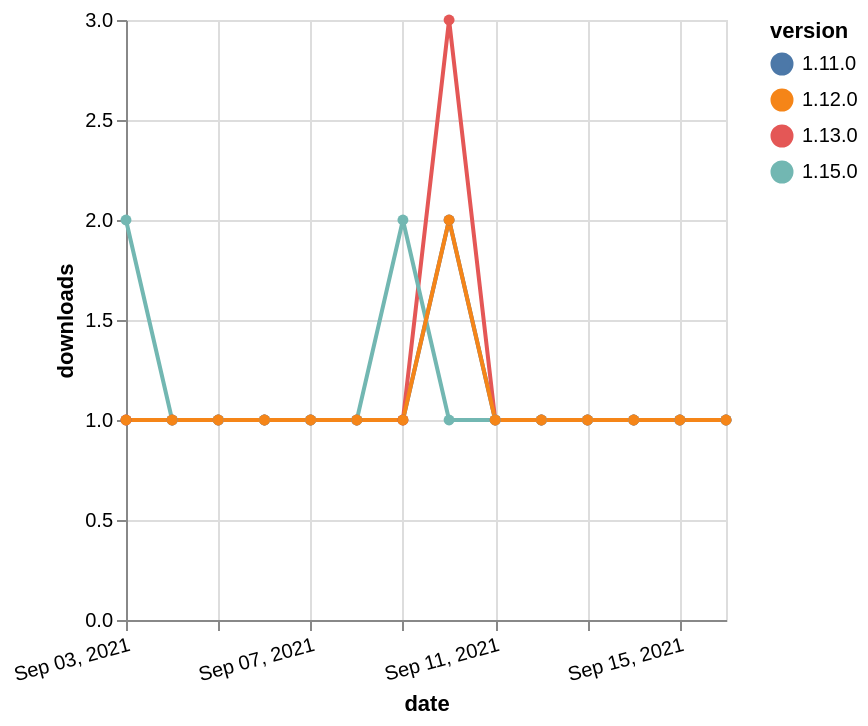

This figure's Vega-Lite source:
### Vega-Lite specification from a JSON file in a GitHub repository (floating-point values rounded to 4 significant figures)
{"$schema": "https://vega.github.io/schema/vega-lite/v5.json", "description": "A simple bar chart with embedded data.", "data": {"values": [{"date": "2021-09-03", "total": 214, "delta": 1, "version": "1.11.0"}, {"date": "2021-09-04", "total": 215, "delta": 1, "version": "1.11.0"}, {"date": "2021-09-05", "total": 216, "delta": 1, "version": "1.11.0"}, {"date": "2021-09-06", "total": 217, "delta": 1, "version": "1.11.0"}, {"date": "2021-09-07", "total": 218, "delta": 1, "version": "1.11.0"}, {"date": "2021-09-08", "total": 219, "delta": 1, "version": "1.11.0"}, {"date": "2021-09-09", "total": 220, "delta": 1, "version": "1.11.0"}, {"date": "2021-09-10", "total": 222, "delta": 2, "version": "1.11.0"}, {"date": "2021-09-11", "total": 223, "delta": 1, "version": "1.11.0"}, {"date": "2021-09-12", "total": 224, "delta": 1, "version": "1.11.0"}, {"date": "2021-09-13", "total": 225, "delta": 1, "version": "1.11.0"}, {"date": "2021-09-14", "total": 226, "delta": 1, "version": "1.11.0"}, {"date": "2021-09-15", "total": 227, "delta": 1, "version": "1.11.0"}, {"date": "2021-09-16", "total": 228, "delta": 1, "version": "1.11.0"}, {"date": "2021-09-03", "total": 287, "delta": 1, "version": "1.13.0"}, {"date": "2021-09-04", "total": 288, "delta": 1, "version": "1.13.0"}, {"date": "2021-09-05", "total": 289, "delta": 1, "version": "1.13.0"}, {"date": "2021-09-06", "total": 290, "delta": 1, "version": "1.13.0"}, {"date": "2021-09-07", "total": 291, "delta": 1, "version": "1.13.0"}, {"date": "2021-09-08", "total": 292, "delta": 1, "version": "1.13.0"}, {"date": "2021-09-09", "total": 293, "delta": 1, "version": "1.13.0"}, {"date": "2021-09-10", "total": 296, "delta": 3, "version": "1.13.0"}, {"date": "2021-09-11", "total": 297, "delta": 1, "version": "1.13.0"}, {"date": "2021-09-12", "total": 298, "delta": 1, "version": "1.13.0"}, {"date": "2021-09-13", "total": 299, "delta": 1, "version": "1.13.0"}, {"date": "2021-09-14", "total": 300, "delta": 1, "version": "1.13.0"}, {"date": "2021-09-15", "total": 301, "delta": 1, "version": "1.13.0"}, {"date": "2021-09-16", "total": 302, "delta": 1, "version": "1.13.0"}, {"date": "2021-09-03", "total": 113, "delta": 2, "version": "1.15.0"}, {"date": "2021-09-04", "total": 114, "delta": 1, "version": "1.15.0"}, {"date": "2021-09-05", "total": 115, "delta": 1, "version": "1.15.0"}, {"date": "2021-09-06", "total": 116, "delta": 1, "version": "1.15.0"}, {"date": "2021-09-07", "total": 117, "delta": 1, "version": "1.15.0"}, {"date": "2021-09-08", "total": 118, "delta": 1, "version": "1.15.0"}, {"date": "2021-09-09", "total": 120, "delta": 2, "version": "1.15.0"}, {"date": "2021-09-10", "total": 121, "delta": 1, "version": "1.15.0"}, {"date": "2021-09-11", "total": 122, "delta": 1, "version": "1.15.0"}, {"date": "2021-09-12", "total": 123, "delta": 1, "version": "1.15.0"}, {"date": "2021-09-13", "total": 124, "delta": 1, "version": "1.15.0"}, {"date": "2021-09-14", "total": 125, "delta": 1, "version": "1.15.0"}, {"date": "2021-09-15", "total": 126, "delta": 1, "version": "1.15.0"}, {"date": "2021-09-16", "total": 127, "delta": 1, "version": "1.15.0"}, {"date": "2021-09-03", "total": 177, "delta": 1, "version": "1.12.0"}, {"date": "2021-09-04", "total": 178, "delta": 1, "version": "1.12.0"}, {"date": "2021-09-05", "total": 179, "delta": 1, "version": "1.12.0"}, {"date": "2021-09-06", "total": 180, "delta": 1, "version": "1.12.0"}, {"date": "2021-09-07", "total": 181, "delta": 1, "version": "1.12.0"}, {"date": "2021-09-08", "total": 182, "delta": 1, "version": "1.12.0"}, {"date": "2021-09-09", "total": 183, "delta": 1, "version": "1.12.0"}, {"date": "2021-09-10", "total": 185, "delta": 2, "version": "1.12.0"}, {"date": "2021-09-11", "total": 186, "delta": 1, "version": "1.12.0"}, {"date": "2021-09-12", "total": 187, "delta": 1, "version": "1.12.0"}, {"date": "2021-09-13", "total": 188, "delta": 1, "version": "1.12.0"}, {"date": "2021-09-14", "total": 189, "delta": 1, "version": "1.12.0"}, {"date": "2021-09-15", "total": 190, "delta": 1, "version": "1.12.0"}, {"date": "2021-09-16", "total": 191, "delta": 1, "version": "1.12.0"}]}, "width": "container", "mark": {"type": "line", "point": {"filled": true}}, "encoding": {"x": {"field": "date", "type": "temporal", "timeUnit": "yearmonthdate", "title": "date", "axis": {"labelAngle": -15}}, "y": {"field": "delta", "type": "quantitative", "title": "downloads"}, "color": {"field": "version", "type": "nominal"}, "tooltip": {"field": "delta"}}}
